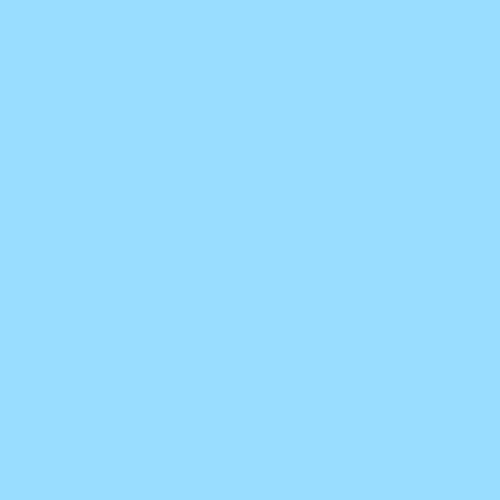
Frame 1 (no input)
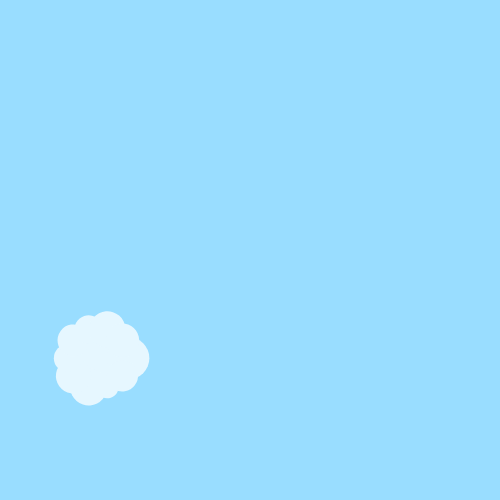
Frame 60 (no input)
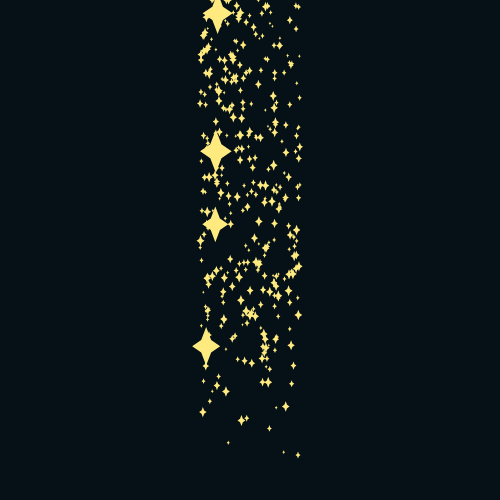
Frame 120 (the mouse pressed at the canvas centre since frame 60)

The p5.js sketch that drew these frames (run headless with seeded random() and noise() and a simulated clock; from frame 60 on, the mouse is pressed at the canvas centre):

// p5.js sketch
// ── sketch.js
let Stars = [];
let cloud = [];
let bgb = 100;
let bgs = 40;
function setup() {
  createCanvas(500, 500);
  colorMode(HSB)
}

function draw() {
  background(200,bgs,bgb);
  for (let i=0; i<Stars.length; i++){
    Stars[i].display();
    Stars[i].update();
  }
  
for (let i = 0; i < cloud.length; i++) {
cloud[i].display();
cloud[i].update();
}
if(mouseIsPressed){
  cloud = []
}
  else{for (let i = cloud.length - 1; i >= 0; i--) {
if (cloud[i].isGone == true) {
cloud.splice(i, 1);
}}
}
  
  if (mouseIsPressed){
    push()
    for (let i=0; i<=5; i++){
      Stars.push(new Star(0,0));
    }
    bgs = lerp(bgs,80,0.1);
    bgb = lerp(bgb,0,0.04);
    pop()
}
  else{
    bgs = lerp(bgs,40,0.04);
    bgb = lerp(bgb,100,0.04);
    let sec = frameCount%130
    if (sec == 1){cloud.push(new Cloud(0,random(0+80,height-80)))}
  }
  for (let i = Stars.length-1; i>=0; i--){
    if (Stars[i].out){
      Stars.splice(i,1);
        }
  }
}

//
class Cloud {
  constructor(startX, startY) {
this.x = startX;
this.y0 = startY;
this.y = 0;
this.s = random(50, 100);
this.speedX = map(this.s, 50, 100, 2, 0.5);
this.isGone = false;
  }
  display() {
push();
colorMode(HSB);
translate(this.x, this.y);
fill(200, 10, 100,5);
noStroke();
circle(0, 0, this.s);
for (let angle = 0; angle < 2 * PI; angle += PI / 5) {
push();
rotate(angle);
let s2 = map(noise(angle * this.s), 0, 1, this.s * 0.1, this.s);
circle(this.s * 0.5, 0, s2);
pop();
}
pop();
}
  update() {
this.x = this.x + this.speedX;
this.y = this.y0 + 100 * sin(noise(frameCount * 0.01));
if (this.x > width * 1.1) {
this.isGone = true;
}
  }
}

class Star {
  constructor(x,y){
    this.x = random(mouseX-50,mouseX+50);
    this.y = 0;
    this.out = false;
    this.speed = random(5,8);
    let rank = random(1,40);
    if (rank<1.35){
      this.size = random (6,12)
    }
    else{
    this.size = random (0.8,2.5)}
  }
  display(){
    push();
  translate(this.x, this.y);
  fill(50,50,100);
  noStroke();
  beginShape();
  for (let i = 0; i < 4; i++) {
    let angle = TWO_PI * i / 4;
    let outerX = cos(angle) * this.size*1.6;
    let outerY = sin(angle) * this.size*2.2;
    vertex(outerX, outerY);

    let midAngle = angle + PI / 4;
    let innerX = cos(midAngle) * this.size*0.8;
    let innerY = sin(midAngle) * this.size;
    vertex(innerX, innerY);
  }
  endShape(CLOSE);
  pop()
    
  }
  update(){
    this.y = this.y+this.speed;
    if (this.y > height){
      this.out = true
    }
  }
}
